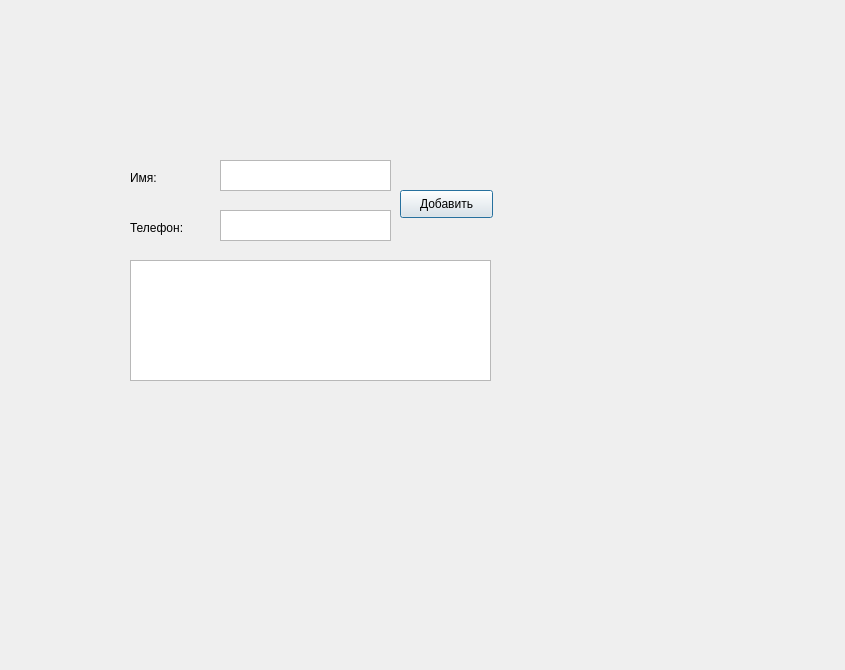
<?xml version="1.0" encoding="UTF-8"?>
<ui version="4.0">
 <class>Dialog</class>
 <widget class="QDialog" name="Dialog">
  <property name="geometry">
   <rect>
    <x>0</x>
    <y>0</y>
    <width>845</width>
    <height>670</height>
   </rect>
  </property>
  <property name="windowTitle">
   <string>Dialog</string>
  </property>
  <widget class="QPushButton" name="pushButton">
   <property name="geometry">
    <rect>
     <x>400</x>
     <y>190</y>
     <width>93</width>
     <height>28</height>
    </rect>
   </property>
   <property name="text">
    <string>Добавить</string>
   </property>
  </widget>
  <widget class="QLabel" name="label">
   <property name="geometry">
    <rect>
     <x>130</x>
     <y>170</y>
     <width>55</width>
     <height>16</height>
    </rect>
   </property>
   <property name="text">
    <string>Имя:</string>
   </property>
  </widget>
  <widget class="QLabel" name="label_2">
   <property name="geometry">
    <rect>
     <x>130</x>
     <y>220</y>
     <width>61</width>
     <height>16</height>
    </rect>
   </property>
   <property name="text">
    <string>Телефон:</string>
   </property>
  </widget>
  <widget class="QTextEdit" name="textEdit">
   <property name="geometry">
    <rect>
     <x>220</x>
     <y>160</y>
     <width>171</width>
     <height>31</height>
    </rect>
   </property>
  </widget>
  <widget class="QTextEdit" name="textEdit_2">
   <property name="geometry">
    <rect>
     <x>220</x>
     <y>210</y>
     <width>171</width>
     <height>31</height>
    </rect>
   </property>
  </widget>
  <widget class="QTextEdit" name="textEdit_3">
   <property name="geometry">
    <rect>
     <x>130</x>
     <y>260</y>
     <width>361</width>
     <height>121</height>
    </rect>
   </property>
  </widget>
 </widget>
 <resources/>
 <connections/>
</ui>
